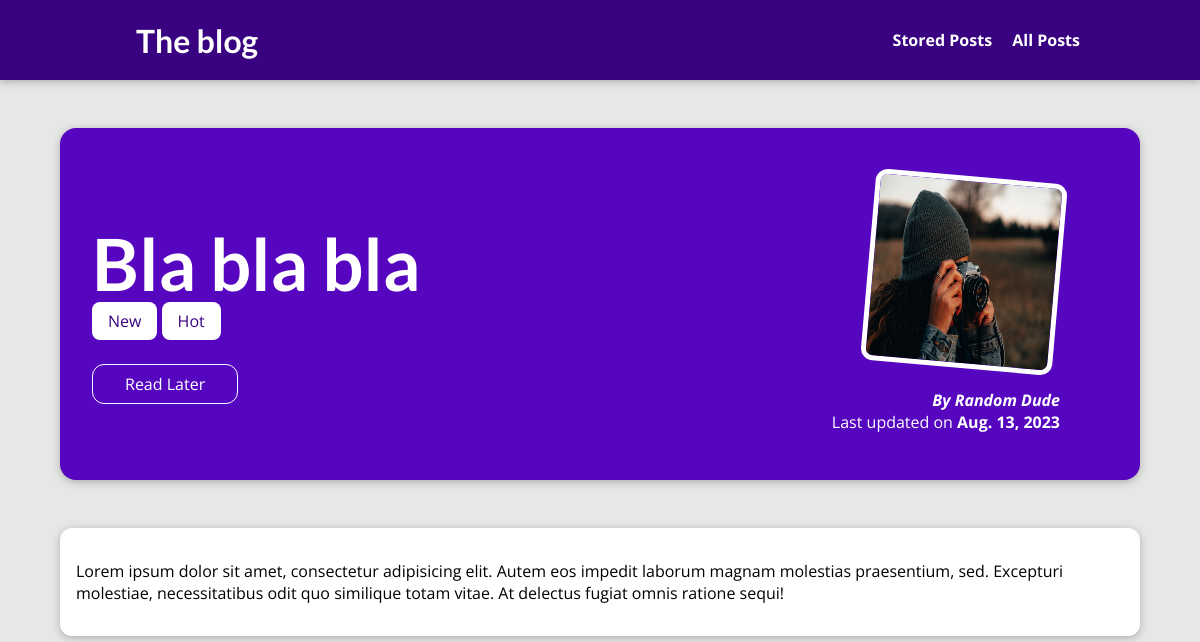
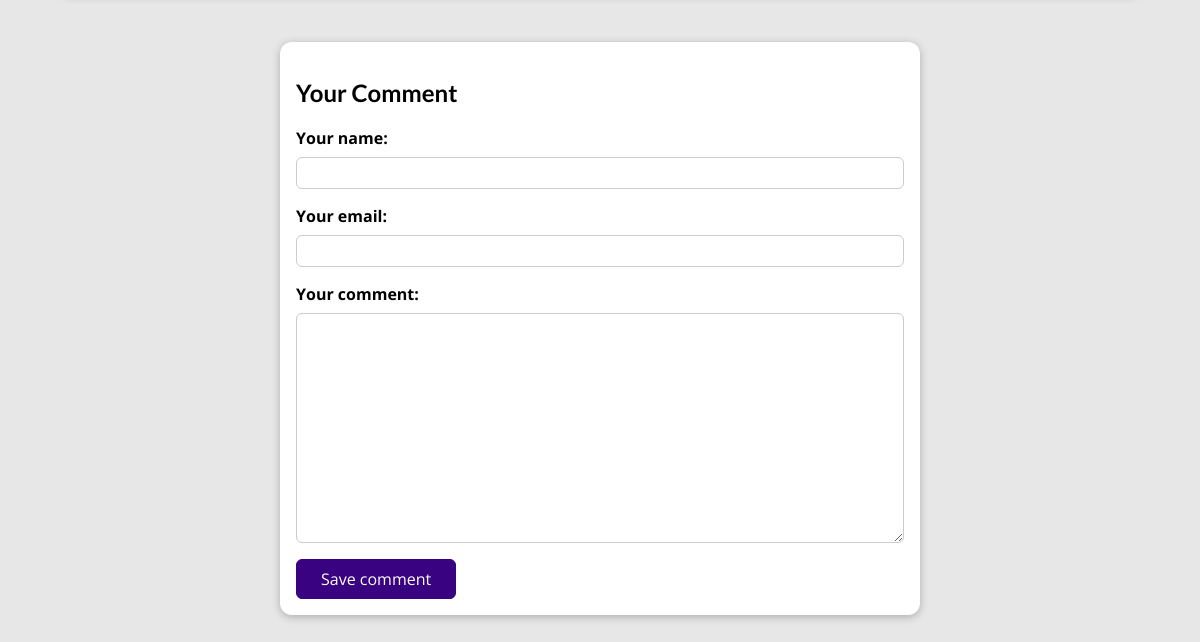
Page /posts/bla-bla-bla/ on the earlier database version (2 pictures, top to bottom).
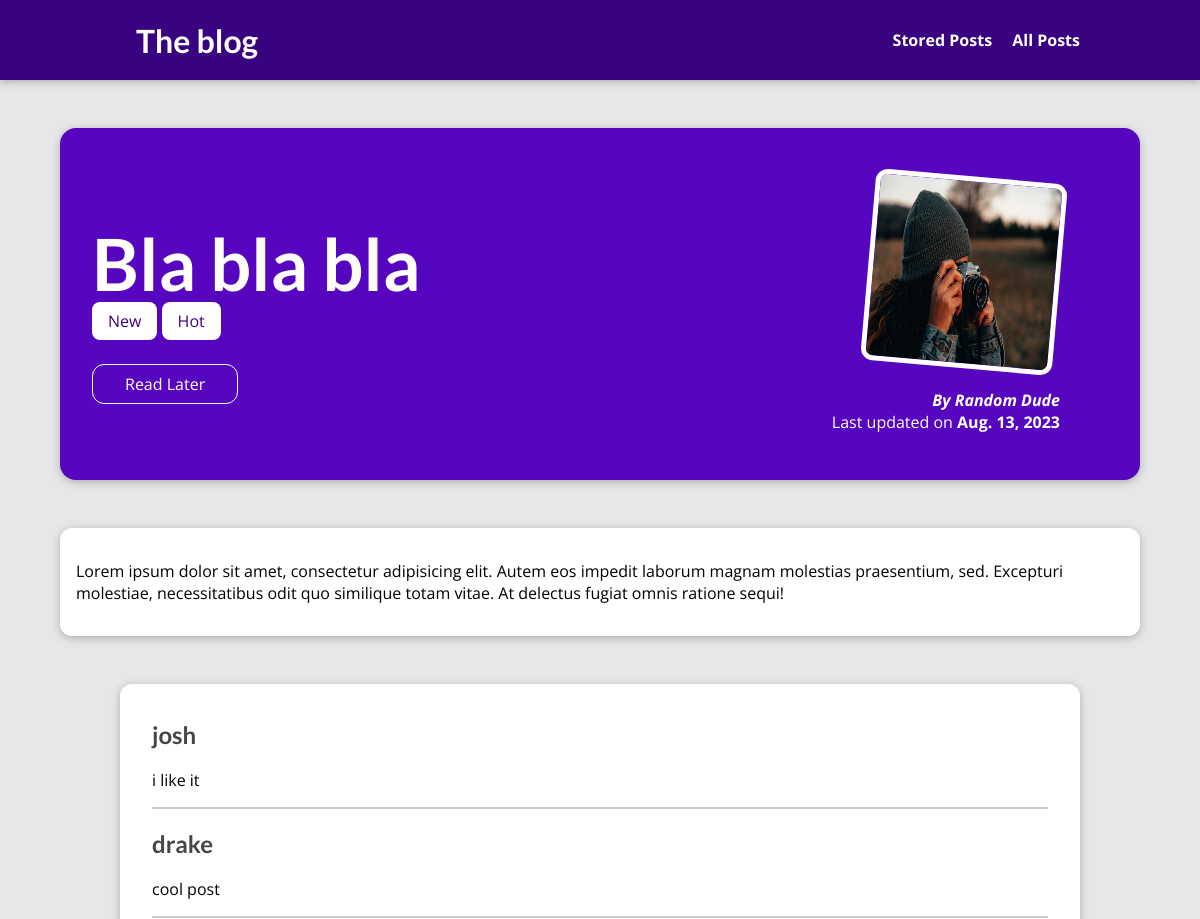
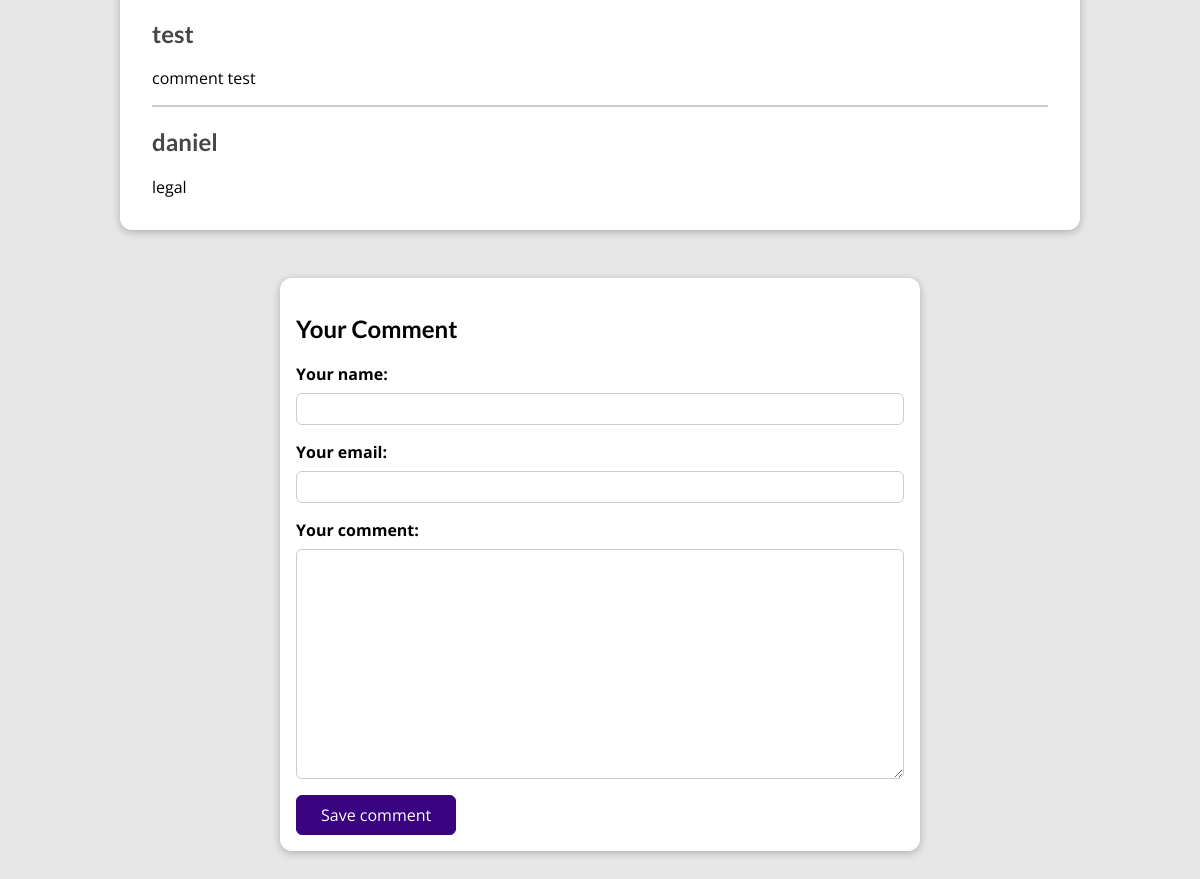
Same page on the later database version (2 pictures, top to bottom).
### blog/models.py (models this page shows, shortened)
class Post(models.Model):
    title = models.CharField(max_length=150)
    excerpt = models.CharField(max_length=200)
    image = models.ImageField(upload_to='posts', null=True)
    date = models.DateField(auto_now=True)
    slug = models.SlugField(unique=True)
    content = models.TextField(validators=[MinLengthValidator(10)])
    author = models.ForeignKey(
        Author, on_delete=models.SET_NULL, null=True, related_name="posts")
    tags = models.ManyToManyField(Tag)

class Tag(models.Model):
    caption = models.CharField(max_length=20)

class Author(models.Model):
    first_name = models.CharField(max_length=100)
    last_name = models.CharField(max_length=100)
    email = models.EmailField()
    def full_name(self):
        return f"{self.first_name} {self.last_name}"
    def __str__(self):
        return self.full_name()

class Comment(models.Model):
    user_name = models.CharField(max_length=120)
    user_email = models.EmailField()
    text = models.TextField(max_length=400)
    post = models.ForeignKey(
        Post, on_delete=models.CASCADE, related_name='comments')

### blog/views.py (the view, shortened to what this page needs)
# urls.py: path('posts/<slug:slug>/', views.SinglePostView.as_view(),
class SinglePostView(View):
    def is_stored_post(self, request, post_id):
        stored_posts = request.session.get('stored_posts')
        if stored_posts is not None:
            is_saved_for_later = post_id in stored_posts
        else:
            is_saved_for_later = False
        return is_saved_for_later
    def get(self, request, slug):
        post = Post.objects.get(slug=slug)
        context = {
            'post': post,
            'post_tags': post.tags.all(),
            'comment_form': CommentForm(),
            'comments': post.comments.all().order_by('-id'),
            'saved_for_later': self.is_stored_post(request, post.id),
        }
        return render(request, 'blog/post-detail.html', context)

### blog/forms.py
class CommentForm(forms.ModelForm):
    class Meta:
        model = Comment
        exclude = ['post']
        labels = {
            'user_name': 'Your name',
            'user_email': 'Your email',
            'text': 'Your comment',
        }

### blog/templates/blog/post-detail.html (shortened to what this page needs)
{% extends "base.html" %}
{% load static %}
{% block css_files %}
    <link rel="stylesheet" href="{% static "blog/post-detail.css" %}"/>
{% endblock %}
{% block content %}
    <section id="summary">
        <h2>{{ post.title }}</h2>
        <div>
            {% for tag in post_tags %}
                <span class="tag">{{ tag.caption }}</span>
            {% endfor %}
        </div>
        <div id="read-later">
            <form action="{% url 'read-later' %}" method="POST">
                <button>
                    {% if saved_for_later %}
                        Remove "Read Later"
                    {% else %}
                        Read Later
                    {% endif %}
                </button>
            </form>
        </div>
        <article>
            <img src="{{ post.image.url }}" alt="{{ post.title }}"/>
            <address>By <a href="mailto:{{ post.author.email }}">{{ post.author }}</a></address>
            <div>
                Last updated on <time>{{ post.date }}</time>
            </div>
        </article>
    </section>
    <main>
        <p>
            {{ post.content|linebreaks }}
        </p>
    </main>
    {% if comments %}
        <section id="comments">
            <ul>
                {% for comment in comments %}
                    <li>
                        <h2>{{ comment.user_name }}</h2>
                        <p>{{ comment.text|linebreaks }}</p>
                    </li>
                {% endfor %}
            </ul>
        </section>
    {% endif %}
    <section id="comment-form">
    <h2>Your Comment</h2>
        <form action="{% url 'post-detail-page' post.slug %}" method="POST">
            {% for form_field in comment_form %}
            <div class="form-control {% if form_field.errors %}invalid{% endif %}">
                {{ form_field.label_tag }}
                {{ form_field }}
            </div>
            {% endfor %}
            <button>Save comment</button>
        </form>
    </section>
{% endblock %}

### templates/base.html (shortened to what this page needs)
{% load static%}
<!DOCTYPE html>
<html lang="en">
<head>
    <link rel="stylesheet" href="{% static "app.css" %}">
{% block css_files %}{% endblock %}
</head>
<body>
    <header id="main-navigation">
        <h1><a href="{% url "starting-page" %}">The blog</a></h1>
        <nav>
            <a href="{% url "read-later" %}">Stored Posts</a>
            <a href="{% url "posts-page" %}">All Posts</a>
        </nav>
    </header>
    {% block content %}
    {% endblock %}
</body>
</html>

### static/app.css (style rules this page uses)
* { box-sizing: border-box; }
html { font-family: 'Open Sans', 'Lato', sans-serif; }
body { margin: 0; }
h1, h2, h3 { font-family: 'Lato', sans-serif; font-weight: bold; }
#main-navigation { width: 100%; height: 5rem; display: flex; justify-content: space-between; align-items: center; padding: 0 10%; position: absolute; top: 0; left: 0; }
#main-navigation a { text-decoration: none; color: white; font-weight: bold; margin-left: 1rem; }

### blog/static/blog/post-detail.css (style rules this page uses)
body { background-color: #e7e7e7; }
#main-navigation { background-color: #390281; box-shadow: 0 2px 8px rgba(0, 0, 0, 0.25); }
#summary { margin: 8rem auto 3rem auto; padding: 2rem; width: 90%; max-width: 90rem; border-radius: 16px; background-color: #5706c0; position: relative; box-shadow: 0 2px 8px rgba(0, 0, 0, 0.25); height: 22rem; }
#summary h2 { color: white; font-size: 4.5rem; margin-bottom: 0.25rem; }
#summary article { position: absolute; top: 2rem; right: 3rem; padding: 1rem 2rem; border-radius: 12px; text-align: right; color: white; }
#summary article img { width: 12rem; height: 12rem; border-radius: 12px; transform: rotateZ(5deg); border: 5px solid white; margin-bottom: 1rem; }
#summary address { font-weight: bold; }
#summary a { color: white; text-decoration: none; }
#summary time { font-weight: bold; }
#read-later { margin: 2rem 0; }
#read-later button { background-color: transparent; border: 1px solid white; padding: 0.5rem 2rem; font: inherit; color: white; cursor: pointer; border-radius: 12px; }
main { width: 90%; max-width: 90rem; margin: 3rem auto; background-color: white; padding: 1rem; border-radius: 12px; box-shadow: 0 2px 8px rgba(0, 0, 0, 0.25); }
.tag { background-color: white; color: #390281; padding: 0.5rem 1rem; border-radius: 8px; }
#comment-form { margin: 3rem auto; width: 90%; max-width: 40rem; border-radius: 12px; background-color: white; box-shadow: 0 2px 8px rgba(0, 0, 0, 0.25); padding: 1rem; }
#comment-form button { font: inherit; background-color: #390281; color: white; border: 1px solid #390281; padding: 0.5rem 1.5rem; border-radius: 6px; cursor: pointer; }
.form-control { margin-bottom: 1rem; }
.form-control label { font-weight: bold; margin-bottom: 0.5rem; display: block; }
.form-control input, .form-control textarea { display: block; width: 100%; font: inherit; padding: 0.25rem; border-radius: 6px; border: 1px solid #ccc; }
#comments { margin: 3rem auto; width: 90%; max-width: 60rem; border-radius: 12px; background-color: white; box-shadow: 0 2px 8px rgba(0, 0, 0, 0.25); padding: 1rem 2rem; }
#comments ul { list-style: none; margin: 0; padding: 0; }
#comments li { margin-bottom: 1rem; border-bottom: 2px solid #ccc; }
#comments li:last-of-type { border-bottom: none; }
#comments h2 { color: #464646; }

Differences in the rows shown:
added Comment: user_name "josh", text "i like it"
added Comment: user_name "drake", text "cool post"
added Comment: user_name "test", text "comment test"
added Comment: user_name "daniel", text "legal"
